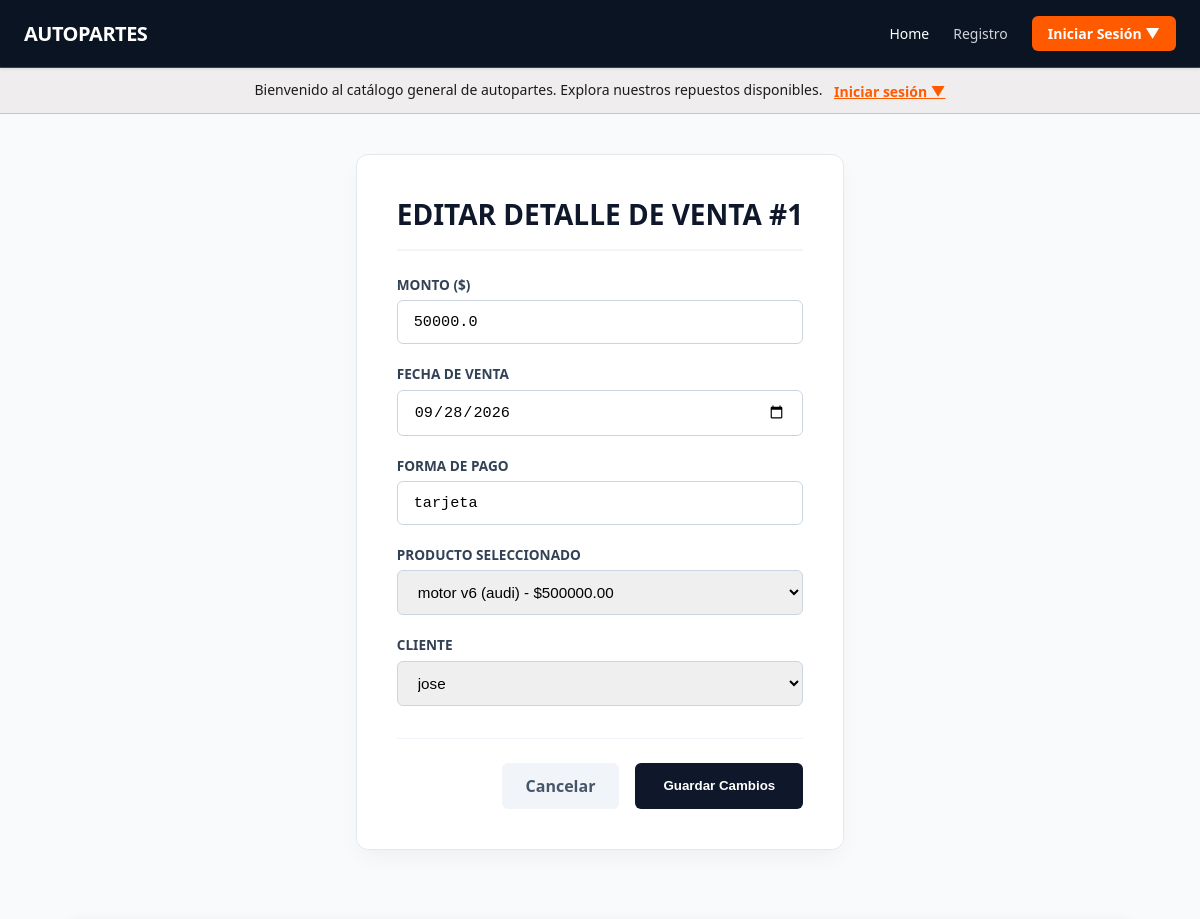
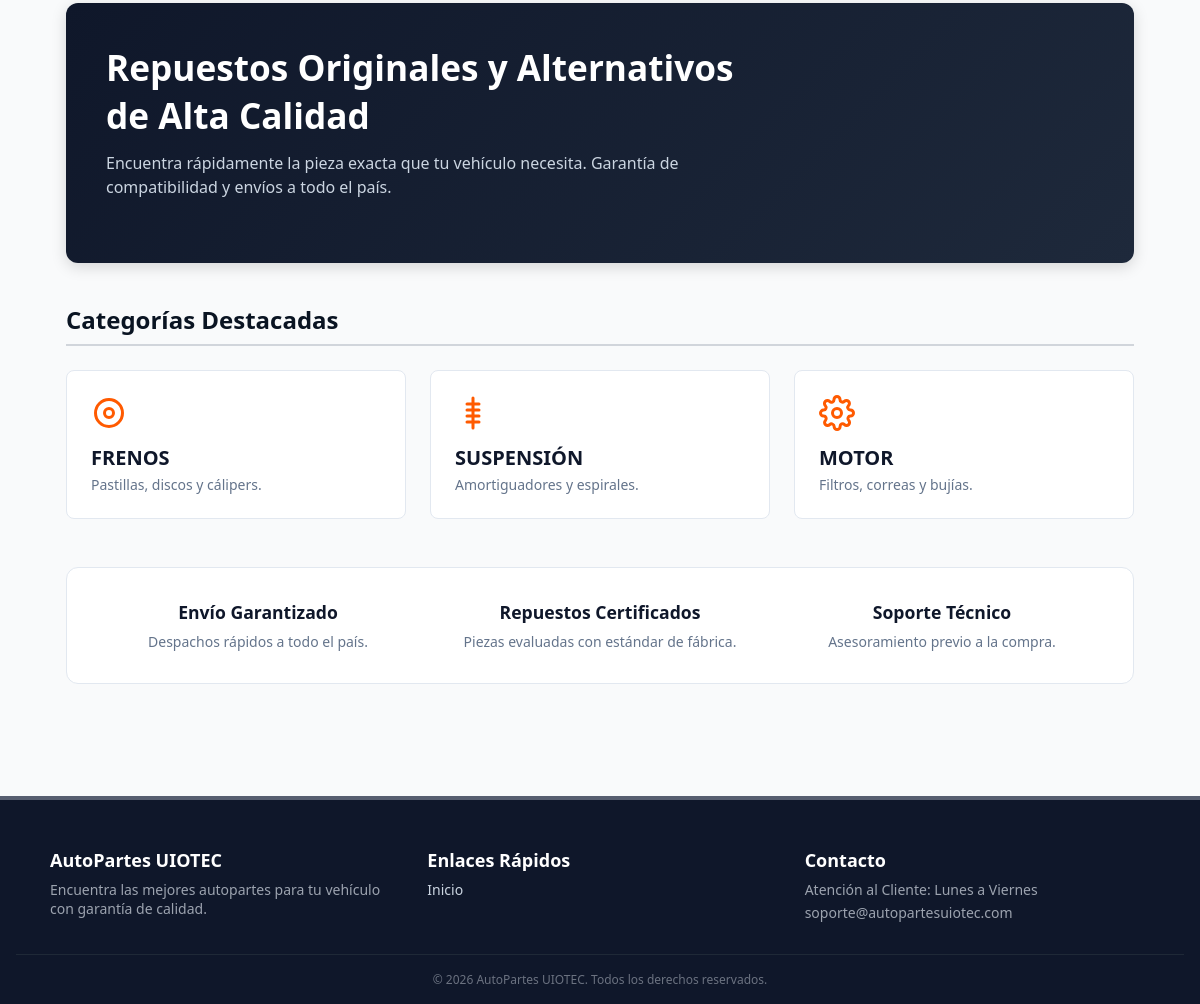
Page /ventas/actualizar/1/ on the committed database (2 pictures, top to bottom).
### Autopartes/models.py (models this page shows, shortened)
class Ventas_detalles(models.Model):
    monto = models.FloatField()
    fecha_venta = models.DateField()
    forma_de_pago = models.CharField(max_length=25)
    producto = models.ForeignKey(Productos, on_delete=models.CASCADE)
    cliente = models.ForeignKey('clientes.Cliente', on_delete=models.CASCADE)
    pedido = models.ForeignKey(
        'clientes.Pedido', null=True, blank=True, on_delete=models.SET_NULL
    )

### Autopartes/views.py (the view)
# urls.py: path('ventas/actualizar/<int:venta_id>/', views.actualizar_ventas_detalles, name='actualizar_ventas_detalles'),
def actualizar_ventas_detalles(request, venta_id):
    venta_detalle = get_object_or_404(Ventas_detalles, id=venta_id)
    if request.method == 'POST':
        form = CrearVentasDetallesForm(request.POST, instance=venta_detalle)
        if form.is_valid():
            form.save()
            messages.success(request, 'Detalle de venta actualizado correctamente.')
            return redirect('ventas_detalles')
    else:
        form = CrearVentasDetallesForm(instance=venta_detalle)
    return render(request, 'Autopartes/actualizar_ventas_detalles.html', {'form': form, 'venta_detalle': venta_detalle})

### Autopartes/forms.py
class CrearVentasDetallesForm(forms.ModelForm):
    class Meta:
        model = Ventas_detalles
        fields = ['monto', 'fecha_venta', 'forma_de_pago', 'producto', 'cliente']
        labels = {
            'monto': 'Monto ($)',
            'fecha_venta': 'Fecha de Venta',
            'forma_de_pago': 'Forma de Pago',
            'producto': 'Producto Seleccionado',
            'cliente': 'Cliente',
        }
        widgets = {
            'monto': forms.NumberInput(attrs={
                'class': 'form-control',
                'step': '0.01'
            }),
            'fecha_venta': forms.DateInput(attrs={
                'class': 'form-control',
                'type': 'date'
            }),
            'forma_de_pago': forms.TextInput(attrs={
                'class': 'form-control',
                'placeholder': 'Efectivo, Tarjeta, Transferencia'
            }),
            'producto': forms.Select(attrs={
                'class': 'form-select'
            }),
            'cliente': forms.Select(attrs={
                'class': 'form-select'
            }),
        }

### Autopartes/models.py (called while the page is built)
    def __str__(self):
        return f'{self.nombre_producto} ({self.marca_producto}) - ${self.precio}'

### clientes/models.py (called while the page is built)
    def __str__(self):
        return self.usuario.username

### templates/Autopartes/actualizar_ventas_detalles.html (shortened to what this page needs)
{% extends 'Autopartes/index.html' %}
{% load static %}
{% block codigoDinamico %}
<div class="container" style="max-width: 850px; margin: 2.5rem auto; padding: 0 1rem;">
    <div style="background: rgba(255, 255, 255, 0.95); backdrop-filter: blur(12px); border-radius: 12px; padding: 2.5rem; box-shadow: 0 10px 25px -5px rgba(0,0,0,0.05); border: 1px solid #e2e8f0;">
        <h1 style="margin: 0 0 1.5rem 0; font-size: 1.75rem; font-weight: 800; color: #0f172a; border-bottom: 2px solid #f1f5f9; padding-bottom: 1rem;">
            EDITAR DETALLE DE VENTA #{{ venta_detalle.id }}
        </h1>
        <form action="" method="post">
            <div style="display: grid; grid-template-columns: repeat(auto-fit, minmax(300px, 1fr)); gap: 1.25rem;">
                {% for field in form %}
                    <div style="display: flex; flex-direction: column; gap: 0.4rem;">
                        <label for="{{ field.id_for_label }}" style="font-weight: 700; font-size: 0.85rem; color: #334155; text-transform: uppercase;">
                            {{ field.label }}
                        </label>
                        <div class="form-input-box">
                            {{ field }}
                        </div>
                    </div>
                {% endfor %}
            </div>
            <div style="display: flex; justify-content: flex-end; gap: 1rem; margin-top: 2rem; border-top: 1px solid #f1f5f9; padding-top: 1.5rem;">
                <a href="{% url 'ventas_detalles' %}" style="background-color: #f1f5f9; color: #475569; padding: 0.75rem 1.5rem; border-radius: 6px; text-decoration: none; font-weight: 600;">
                    Cancelar
                </a>
                <button type="submit" style="background-color: #0f172a; color: white; border: none; padding: 0.75rem 1.75rem; border-radius: 6px; font-weight: 700; cursor: pointer;">
                    Guardar Cambios
                </button>
            </div>
        </form>
    </div>
</div>
{% endblock codigoDinamico %}

### static/Autopartes/styles.css (style rules this page uses)
:root { --primary: #0a1422; --on-primary: #ffffff; --safety-orange: #FF5A00; --secondary: #575e70; --surface: #fbf9fa; --surface-container: #f0edee; --on-surface: #1b1b1d; --on-surface-variant: #44474c; --border-color: #D1D5DB; --outline-variant: #c5c6cc; --font-sans: system-ui, -apple-system, BlinkMacSystemFont, 'Segoe UI', Roboto, Oxygen, Ubuntu, Cantarell, sans-serif; --font-mono: 'JetBrains Mono', Consolas, Monaco, 'Courier New', monospace; }
* { box-sizing: border-box; margin: 0; padding: 0; }
body { font-family: var(--font-sans); background-color: #F9FAFB; color: var(--on-surface); min-height: 100vh; display: flex; flex-direction: column; }
.form-control { width: 100%; padding: 0.75rem; background-color: #ffffff; border: 1px solid var(--border-color); border-radius: 0.25rem; font-family: var(--font-mono); font-size: 0.875rem; }
:root { --color-primario: #0d6efd; --color-primario-hover: #0b5ed7; --color-exito: #198754; --color-exito-hover: #157347; --color-fondo: #f8f9fa; --color-texto: #212529; --color-borde: #ced4da; --sombra-tarjeta: 0 4px 12px rgba(0, 0, 0, 0.1); }

### templates/Autopartes/actualizar_ventas_detalles.html (style rules this page uses)
.form-input-box input, .form-input-box select { width: 100% !important; padding: 0.75rem 1rem !important; border: 1px solid #cbd5e1 !important; border-radius: 6px !important; font-size: 0.95rem !important; box-sizing: border-box !important; }

### rows in the picture
Ventas_detalles: id "1", form "50000.0" "09/28/2026" "tarjeta" "motor v6 (audi) - $500000.00" "jose"

### other values in the picture
{{ field.label }} "MONTO ($)" "FECHA DE VENTA" "FORMA DE PAGO" "PRODUCTO SELECCIONADO" "CLIENTE"
